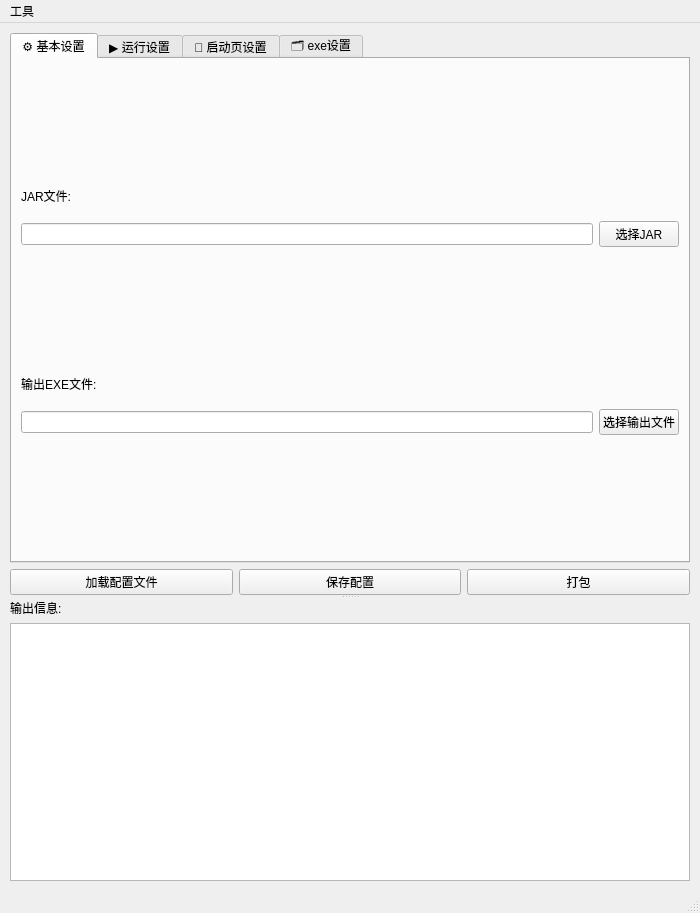
<?xml version="1.0" encoding="UTF-8"?>
<ui version="4.0">
 <class>JarPackagerWindow</class>
 <widget class="QMainWindow" name="JarPackagerWindow">
  <property name="geometry">
   <rect>
    <x>0</x>
    <y>0</y>
    <width>700</width>
    <height>913</height>
   </rect>
  </property>
  <property name="minimumSize">
   <size>
    <width>500</width>
    <height>600</height>
   </size>
  </property>
  <property name="windowTitle">
   <string>JAR Packager</string>
  </property>
  <widget class="QWidget" name="centralwidget">
   <layout class="QVBoxLayout" name="mainLayout">
    <property name="leftMargin">
     <number>10</number>
    </property>
    <property name="topMargin">
     <number>10</number>
    </property>
    <property name="rightMargin">
     <number>10</number>
    </property>
    <property name="bottomMargin">
     <number>10</number>
    </property>
    <item>
     <widget class="QSplitter" name="mainSplitter">
      <property name="orientation">
       <enum>Qt::Orientation::Vertical</enum>
      </property>
      <widget class="QWidget" name="topWidget">
       <layout class="QVBoxLayout" name="topLayout">
        <property name="leftMargin">
         <number>0</number>
        </property>
        <property name="topMargin">
         <number>0</number>
        </property>
        <property name="rightMargin">
         <number>0</number>
        </property>
        <property name="bottomMargin">
         <number>0</number>
        </property>
        <item>
         <widget class="QTabWidget" name="settingsTab">
          <property name="currentIndex">
           <number>0</number>
          </property>
          <widget class="QWidget" name="basicSettings">
           <attribute name="title">
            <string>⚙️ 基本设置</string>
           </attribute>
           <layout class="QVBoxLayout" name="basicLayout">
            <item>
             <widget class="QWidget" name="jarWidget" native="true">
              <property name="maximumSize">
               <size>
                <width>16777215</width>
                <height>70</height>
               </size>
              </property>
              <layout class="QVBoxLayout" name="jarVerticalLayout">
               <property name="leftMargin">
                <number>0</number>
               </property>
               <property name="topMargin">
                <number>0</number>
               </property>
               <property name="rightMargin">
                <number>0</number>
               </property>
               <property name="bottomMargin">
                <number>0</number>
               </property>
               <item>
                <widget class="QLabel" name="jarLabel">
                 <property name="text">
                  <string>JAR文件:</string>
                 </property>
                </widget>
               </item>
               <item>
                <widget class="QWidget" name="jarInnerWidget" native="true">
                 <layout class="QHBoxLayout" name="jarLayout">
                  <property name="leftMargin">
                   <number>0</number>
                  </property>
                  <property name="topMargin">
                   <number>0</number>
                  </property>
                  <property name="rightMargin">
                   <number>0</number>
                  </property>
                  <property name="bottomMargin">
                   <number>0</number>
                  </property>
                  <item>
                   <widget class="QLineEdit" name="jarEdit"/>
                  </item>
                  <item>
                   <widget class="QPushButton" name="jarBtn">
                    <property name="maximumSize">
                     <size>
                      <width>100</width>
                      <height>16777215</height>
                     </size>
                    </property>
                    <property name="text">
                     <string>选择JAR</string>
                    </property>
                   </widget>
                  </item>
                 </layout>
                </widget>
               </item>
              </layout>
             </widget>
            </item>
            <item>
             <widget class="QWidget" name="outputWidget" native="true">
              <property name="maximumSize">
               <size>
                <width>16777215</width>
                <height>70</height>
               </size>
              </property>
              <layout class="QVBoxLayout" name="outputVerticalLayout">
               <property name="leftMargin">
                <number>0</number>
               </property>
               <property name="topMargin">
                <number>0</number>
               </property>
               <property name="rightMargin">
                <number>0</number>
               </property>
               <property name="bottomMargin">
                <number>0</number>
               </property>
               <item>
                <widget class="QLabel" name="outputLabel">
                 <property name="text">
                  <string>输出EXE文件:</string>
                 </property>
                </widget>
               </item>
               <item>
                <widget class="QWidget" name="outputInnerWidget" native="true">
                 <layout class="QHBoxLayout" name="outputLayout">
                  <property name="leftMargin">
                   <number>0</number>
                  </property>
                  <property name="topMargin">
                   <number>0</number>
                  </property>
                  <property name="rightMargin">
                   <number>0</number>
                  </property>
                  <property name="bottomMargin">
                   <number>0</number>
                  </property>
                  <item>
                   <widget class="QLineEdit" name="outEdit"/>
                  </item>
                  <item>
                   <widget class="QPushButton" name="outBtn">
                    <property name="maximumSize">
                     <size>
                      <width>120</width>
                      <height>16777215</height>
                     </size>
                    </property>
                    <property name="text">
                     <string>选择输出文件</string>
                    </property>
                   </widget>
                  </item>
                 </layout>
                </widget>
               </item>
              </layout>
             </widget>
            </item>
           </layout>
          </widget>
          <widget class="QWidget" name="runtimeSettings">
           <attribute name="title">
            <string>▶️ 运行设置</string>
           </attribute>
           <layout class="QVBoxLayout" name="runtimeLayout">
            <item>
             <widget class="QLabel" name="jvmArgsLabel">
              <property name="text">
               <string>JVM参数 (;分隔):</string>
              </property>
             </widget>
            </item>
            <item>
             <widget class="QLineEdit" name="jvmArgsEdit"/>
            </item>
            <item>
             <widget class="QLabel" name="progArgsLabel">
              <property name="text">
               <string>程序参数 (;分隔):</string>
              </property>
             </widget>
            </item>
            <item>
             <widget class="QLineEdit" name="progArgsEdit"/>
            </item>
            <item>
             <widget class="QWidget" name="javaPathWidget" native="true">
              <property name="maximumSize">
               <size>
                <width>16777215</width>
                <height>70</height>
               </size>
              </property>
              <layout class="QVBoxLayout" name="javaPathVerticalLayout">
               <property name="leftMargin">
                <number>0</number>
               </property>
               <property name="topMargin">
                <number>0</number>
               </property>
               <property name="rightMargin">
                <number>0</number>
               </property>
               <property name="bottomMargin">
                <number>0</number>
               </property>
               <item>
                <widget class="QLabel" name="javaPathLabel">
                 <property name="text">
                  <string>Java路径:</string>
                 </property>
                </widget>
               </item>
               <item>
                <widget class="QWidget" name="javaPathInnerWidget" native="true">
                 <layout class="QHBoxLayout" name="javalayout">
                  <property name="leftMargin">
                   <number>0</number>
                  </property>
                  <property name="topMargin">
                   <number>0</number>
                  </property>
                  <property name="rightMargin">
                   <number>0</number>
                  </property>
                  <property name="bottomMargin">
                   <number>0</number>
                  </property>
                  <item>
                   <widget class="QLineEdit" name="javaPathEdit"/>
                  </item>
                  <item>
                   <widget class="QPushButton" name="javaPathBtn">
                    <property name="maximumSize">
                     <size>
                      <width>120</width>
                      <height>16777215</height>
                     </size>
                    </property>
                    <property name="text">
                     <string>选择Java路径</string>
                    </property>
                   </widget>
                  </item>
                 </layout>
                </widget>
               </item>
              </layout>
             </widget>
            </item>
            <item>
             <widget class="QLabel" name="jarExtractPathLabel">
              <property name="text">
               <string>Jar解压路径 (支持 $ENV{} 包裹环境变量):</string>
              </property>
             </widget>
            </item>
            <item>
             <widget class="QLineEdit" name="jarExtractPathEdit"/>
            </item>
            <item>
             <widget class="QGroupBox" name="modeGroupBox">
              <property name="title">
               <string>启动模式</string>
              </property>
              <layout class="QHBoxLayout" name="modeLayout">
               <item>
                <widget class="QRadioButton" name="modeJava">
                 <property name="text">
                  <string>java.exe</string>
                 </property>
                 <property name="checked">
                  <bool>true</bool>
                 </property>
                 <attribute name="buttonGroup">
                  <string notr="true">modeButtonGroup</string>
                 </attribute>
                </widget>
               </item>
               <item>
                <widget class="QRadioButton" name="modeJvm">
                 <property name="text">
                  <string>direct_jvm</string>
                 </property>
                 <attribute name="buttonGroup">
                  <string notr="true">modeButtonGroup</string>
                 </attribute>
                </widget>
               </item>
               <item>
                <spacer name="modeSpacerH">
                 <property name="orientation">
                  <enum>Qt::Orientation::Horizontal</enum>
                 </property>
                 <property name="sizeHint" stdset="0">
                  <size>
                   <width>40</width>
                   <height>20</height>
                  </size>
                 </property>
                </spacer>
               </item>
              </layout>
             </widget>
            </item>
            <item>
             <widget class="QLabel" name="javaVersionLabel">
              <property name="text">
               <string>Java版本:</string>
              </property>
             </widget>
            </item>
            <item>
             <widget class="QComboBox" name="javaVersionComboBox"/>
            </item>
            <item>
             <widget class="QLabel" name="mainClassLabel">
              <property name="text">
               <string>主类 (/分隔):</string>
              </property>
             </widget>
            </item>
            <item>
             <widget class="QLineEdit" name="mainClassEdit"/>
            </item>
           </layout>
          </widget>
          <widget class="QWidget" name="splashSettings">
           <attribute name="title">
            <string>🎨 启动页设置</string>
           </attribute>
           <layout class="QVBoxLayout" name="splashLayout">
            <item>
             <widget class="QWidget" name="splashImageWidget" native="true">
              <property name="maximumSize">
               <size>
                <width>16777215</width>
                <height>16777215</height>
               </size>
              </property>
              <layout class="QVBoxLayout" name="splashImageVerticalLayout">
               <property name="leftMargin">
                <number>0</number>
               </property>
               <property name="topMargin">
                <number>0</number>
               </property>
               <property name="rightMargin">
                <number>0</number>
               </property>
               <property name="bottomMargin">
                <number>0</number>
               </property>
               <item>
                <widget class="QCheckBox" name="enablSplashCheckBox">
                 <property name="text">
                  <string>启用启动页</string>
                 </property>
                </widget>
               </item>
               <item>
                <widget class="QWidget" name="splashImageContentWidget" native="true">
                 <property name="maximumSize">
                  <size>
                   <width>16777215</width>
                   <height>16777215</height>
                  </size>
                 </property>
                 <layout class="QVBoxLayout" name="splashImageContentLayout">
                  <property name="leftMargin">
                   <number>9</number>
                  </property>
                  <property name="topMargin">
                   <number>9</number>
                  </property>
                  <property name="rightMargin">
                   <number>9</number>
                  </property>
                  <property name="bottomMargin">
                   <number>9</number>
                  </property>
                  <item>
                   <widget class="QLabel" name="splashImageLabel">
                    <property name="text">
                     <string>启动页图片:</string>
                    </property>
                   </widget>
                  </item>
                  <item>
                   <widget class="QWidget" name="splashImageInnerWidget" native="true">
                    <layout class="QHBoxLayout" name="splashImageLayout">
                     <property name="leftMargin">
                      <number>0</number>
                     </property>
                     <property name="topMargin">
                      <number>0</number>
                     </property>
                     <property name="rightMargin">
                      <number>0</number>
                     </property>
                     <property name="bottomMargin">
                      <number>0</number>
                     </property>
                     <item>
                      <widget class="QLineEdit" name="splashImageEdit"/>
                     </item>
                     <item>
                      <widget class="QPushButton" name="splashImageBtn">
                       <property name="maximumSize">
                        <size>
                         <width>100</width>
                         <height>16777215</height>
                        </size>
                       </property>
                       <property name="text">
                        <string>选择图片</string>
                       </property>
                      </widget>
                     </item>
                    </layout>
                   </widget>
                  </item>
                  <item>
                   <widget class="QGraphicsView" name="splashView"/>
                  </item>
                  <item>
                   <widget class="QLabel" name="splashNameLabel">
                    <property name="text">
                     <string>程序名:</string>
                    </property>
                   </widget>
                  </item>
                  <item>
                   <widget class="QLineEdit" name="splashNameEdit"/>
                  </item>
                  <item>
                   <widget class="QLabel" name="splashVersionLabel">
                    <property name="text">
                     <string>程序版本:</string>
                    </property>
                   </widget>
                  </item>
                  <item>
                   <widget class="QLineEdit" name="splashVersionEdit"/>
                  </item>
                  <item>
                   <widget class="QLabel" name="launchTimeLabel">
                    <property name="text">
                     <string>启动预估时间(毫秒):</string>
                    </property>
                   </widget>
                  </item>
                  <item>
                   <widget class="QLineEdit" name="launchTimeEdit"/>
                  </item>
                  <item>
                   <layout class="QHBoxLayout" name="splashImageLayout">
                   <property name="leftMargin">
                    <number>0</number>
                   </property>
                   <property name="topMargin">
                    <number>0</number>
                   </property>
                   <property name="rightMargin">
                    <number>0</number>
                   </property>
                   <property name="bottomMargin">
                    <number>0</number>
                   </property>
                    <item>
                     <widget class="QCheckBox" name="splashShowProgressCheckBox">
                      <property name="text">
                       <string>显示进度条</string>
                      </property>
                     </widget>
                    </item>
                    <item>
                     <widget class="QCheckBox" name="splashShowProgresstTextCheckBox">
                      <property name="text">
                       <string>显示进度文本</string>
                      </property>
                     </widget>
                    </item>
                   </layout>
                  </item>
                 </layout>
                </widget>
               </item>
              </layout>
             </widget>
            </item>
           </layout>
          </widget>
          <widget class="QWidget" name="exeSettings">
           <attribute name="title">
            <string>🗂️ exe设置</string>
           </attribute>
           <layout class="QVBoxLayout" name="advancedLayout">
            <item>
             <widget class="QWidget" name="iconWidget" native="true">
              <property name="maximumSize">
               <size>
                <width>16777215</width>
                <height>70</height>
               </size>
              </property>
              <layout class="QVBoxLayout" name="iconVerticalLayout">
               <property name="leftMargin">
                <number>0</number>
               </property>
               <property name="topMargin">
                <number>0</number>
               </property>
               <property name="rightMargin">
                <number>0</number>
               </property>
               <property name="bottomMargin">
                <number>0</number>
               </property>
               <item>
                <widget class="QLabel" name="iconLabel">
                 <property name="text">
                  <string>程序图标:</string>
                 </property>
                </widget>
               </item>
               <item>
                <widget class="QWidget" name="iconInnerWidget" native="true">
                 <layout class="QHBoxLayout" name="iconLayout">
                  <property name="leftMargin">
                   <number>0</number>
                  </property>
                  <property name="topMargin">
                   <number>0</number>
                  </property>
                  <property name="rightMargin">
                   <number>0</number>
                  </property>
                  <property name="bottomMargin">
                   <number>0</number>
                  </property>
                  <item>
                   <widget class="QLineEdit" name="iconPathEdit"/>
                  </item>
                  <item>
                   <widget class="QLabel" name="iconView">
                    <property name="minimumSize">
                     <size>
                      <width>40</width>
                      <height>0</height>
                     </size>
                    </property>
                    <property name="text">
                     <string/>
                    </property>
                   </widget>
                  </item>
                  <item>
                   <widget class="QPushButton" name="iconBtn">
                    <property name="maximumSize">
                     <size>
                      <width>100</width>
                      <height>16777215</height>
                     </size>
                    </property>
                    <property name="text">
                     <string>选择图标</string>
                    </property>
                   </widget>
                  </item>
                 </layout>
                </widget>
               </item>
              </layout>
             </widget>
            </item>
            <item>
             <widget class="QCheckBox" name="showConsoleCheckBox">
              <property name="text">
               <string>启动时显示黑窗口</string>
              </property>
             </widget>
            </item>
            <item>
             <widget class="QCheckBox" name="requireAdminCheckBox">
              <property name="text">
               <string>需要管理员权限</string>
              </property>
             </widget>
            </item>
            <item>
             <widget class="QGroupBox" name="groupBox">
              <property name="maximumSize">
               <size>
                <width>16777215</width>
                <height>80</height>
               </size>
              </property>
              <property name="title">
               <string>修改外部exe:</string>
              </property>
              <layout class="QVBoxLayout" name="groupBoxLayout">
               <item>
                <widget class="QWidget" name="loadExeInnerWidget" native="true">
                 <layout class="QHBoxLayout" name="loadExeLayout">
                  <property name="leftMargin">
                   <number>0</number>
                  </property>
                  <property name="topMargin">
                   <number>0</number>
                  </property>
                  <property name="rightMargin">
                   <number>0</number>
                  </property>
                  <property name="bottomMargin">
                   <number>0</number>
                  </property>
                  <item>
                   <widget class="QLineEdit" name="externalExePathEdit"/>
                  </item>
                  <item>
                   <widget class="QPushButton" name="loadExeBtn">
                    <property name="maximumSize">
                     <size>
                      <width>100</width>
                      <height>16777215</height>
                     </size>
                    </property>
                    <property name="text">
                     <string>加载exe</string>
                    </property>
                   </widget>
                  </item>
                  <item>
                   <widget class="QPushButton" name="modifyExeBtn">
                    <property name="maximumSize">
                     <size>
                      <width>100</width>
                      <height>16777215</height>
                     </size>
                    </property>
                    <property name="text">
                     <string>修改exe</string>
                    </property>
                   </widget>
                  </item>
                 </layout>
                </widget>
               </item>
              </layout>
             </widget>
            </item>
           </layout>
          </widget>
         </widget>
        </item>
        <item>
         <layout class="QHBoxLayout" name="buttonLayout">
          <item>
           <widget class="QPushButton" name="loadConfigBtn">
            <property name="text">
             <string>加载配置文件</string>
            </property>
           </widget>
          </item>
          <item>
           <widget class="QPushButton" name="saveConfigBtn">
            <property name="text">
             <string>保存配置</string>
            </property>
           </widget>
          </item>
          <item>
           <widget class="QPushButton" name="packageBtn">
            <property name="text">
             <string>打包</string>
            </property>
           </widget>
          </item>
         </layout>
        </item>
       </layout>
      </widget>
      <widget class="QWidget" name="bottomWidget">
       <property name="sizePolicy">
        <sizepolicy hsizetype="Preferred" vsizetype="Expanding">
         <horstretch>0</horstretch>
         <verstretch>3</verstretch>
        </sizepolicy>
       </property>
       <layout class="QVBoxLayout" name="bottomLayout">
        <property name="leftMargin">
         <number>0</number>
        </property>
        <property name="topMargin">
         <number>0</number>
        </property>
        <property name="rightMargin">
         <number>0</number>
        </property>
        <property name="bottomMargin">
         <number>0</number>
        </property>
        <item>
         <widget class="QLabel" name="infoLabel">
          <property name="text">
           <string>输出信息:</string>
          </property>
         </widget>
        </item>
        <item>
         <widget class="QTextEdit" name="infoBox">
          <property name="readOnly">
           <bool>true</bool>
          </property>
         </widget>
        </item>
       </layout>
      </widget>
     </widget>
    </item>
   </layout>
  </widget>
  <widget class="QMenuBar" name="menubar">
   <property name="geometry">
    <rect>
     <x>0</x>
     <y>0</y>
     <width>700</width>
     <height>33</height>
    </rect>
   </property>
   <widget class="QMenu" name="menu">
    <property name="title">
     <string>工具</string>
    </property>
    <addaction name="attachExeAction"/>
   </widget>
   <addaction name="menu"/>
  </widget>
  <widget class="QStatusBar" name="statusbar"/>
  <action name="parseExeAction">
   <property name="text">
    <string>解析exe</string>
   </property>
  </action>
  <action name="attachExeAction">
   <property name="text">
    <string>附加启动exe</string>
   </property>
  </action>
 </widget>
 <resources/>
 <connections/>
 <buttongroups>
  <buttongroup name="modeButtonGroup"/>
 </buttongroups>
</ui>
